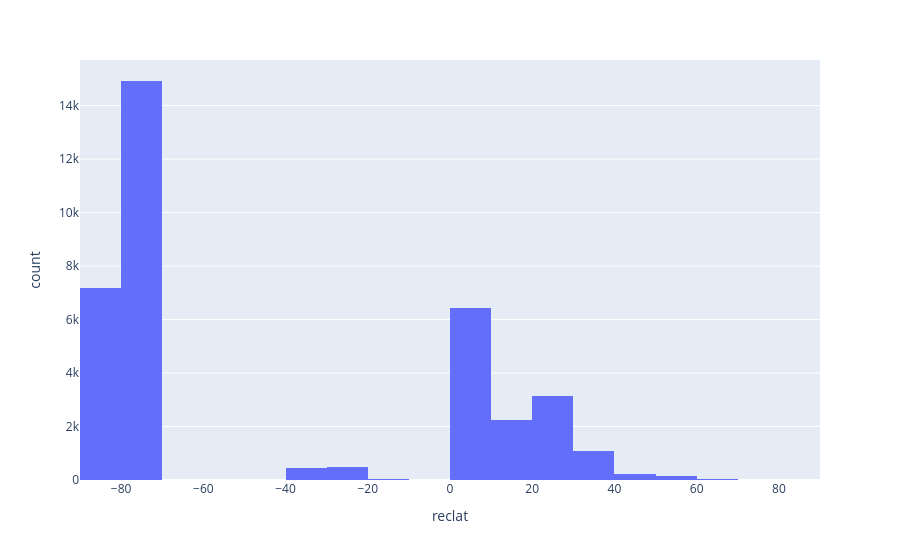

This figure's notebook cell:
### Markdown cell above
### Variando número de bins

### Code cell
px.histogram (meteoritos, x="reclat", nbins=25)

### Figure 1 — Plotly figure (JSON) as saved in the notebook; plotly's stock layout.template omitted (floating-point values rounded to 4 significant figures; data arrays with more than 128 entries replaced by an {"elided": "..."} marker saying what was removed)
{"data": [{"bingroup": "x", "hovertemplate": "reclat=%{x}<br>count=%{y}<extra></extra>", "legendgroup": "", "marker": {"color": "#636efa", "pattern": {"shape": ""}}, "name": "", "nbinsx": 25, "orientation": "v", "showlegend": false, "type": "histogram", "x": {"elided": "36352 float values"}, "xaxis": "x", "yaxis": "y"}], "layout": {"barmode": "relative", "legend": {"tracegroupgap": 0}, "margin": {"t": 60}, "xaxis": {"anchor": "y", "domain": [0, 1], "title": {"text": "reclat"}}, "yaxis": {"anchor": "x", "domain": [0, 1], "title": {"text": "count"}}}}
